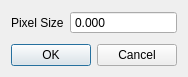
<?xml version="1.0" encoding="UTF-8"?>
<ui version="4.0">
 <class>ImageConfig</class>
 <widget class="QDialog" name="ImageConfig">
  <property name="geometry">
   <rect>
    <x>0</x>
    <y>0</y>
    <width>184</width>
    <height>77</height>
   </rect>
  </property>
  <property name="windowTitle">
   <string>Dialog</string>
  </property>
  <layout class="QVBoxLayout" name="verticalLayout">
   <item>
    <layout class="QFormLayout" name="formLayout">
     <item row="0" column="0">
      <widget class="QLabel" name="label">
       <property name="text">
        <string>Pixel Size</string>
       </property>
      </widget>
     </item>
     <item row="0" column="1">
      <widget class="QDoubleSpinBox" name="pixelSizeInput">
       <property name="autoFillBackground">
        <bool>false</bool>
       </property>
       <property name="buttonSymbols">
        <enum>QAbstractSpinBox::NoButtons</enum>
       </property>
       <property name="decimals">
        <number>3</number>
       </property>
       <property name="maximum">
        <double>10000.000000000000000</double>
       </property>
      </widget>
     </item>
    </layout>
   </item>
   <item>
    <widget class="QDialogButtonBox" name="buttonBox">
     <property name="orientation">
      <enum>Qt::Horizontal</enum>
     </property>
     <property name="standardButtons">
      <set>QDialogButtonBox::Cancel|QDialogButtonBox::Ok</set>
     </property>
     <property name="centerButtons">
      <bool>true</bool>
     </property>
    </widget>
   </item>
  </layout>
 </widget>
 <resources/>
 <connections>
  <connection>
   <sender>buttonBox</sender>
   <signal>accepted()</signal>
   <receiver>ImageConfig</receiver>
   <slot>accept()</slot>
   <hints>
    <hint type="sourcelabel">
     <x>248</x>
     <y>254</y>
    </hint>
    <hint type="destinationlabel">
     <x>157</x>
     <y>274</y>
    </hint>
   </hints>
  </connection>
  <connection>
   <sender>buttonBox</sender>
   <signal>rejected()</signal>
   <receiver>ImageConfig</receiver>
   <slot>reject()</slot>
   <hints>
    <hint type="sourcelabel">
     <x>316</x>
     <y>260</y>
    </hint>
    <hint type="destinationlabel">
     <x>286</x>
     <y>274</y>
    </hint>
   </hints>
  </connection>
 </connections>
</ui>
